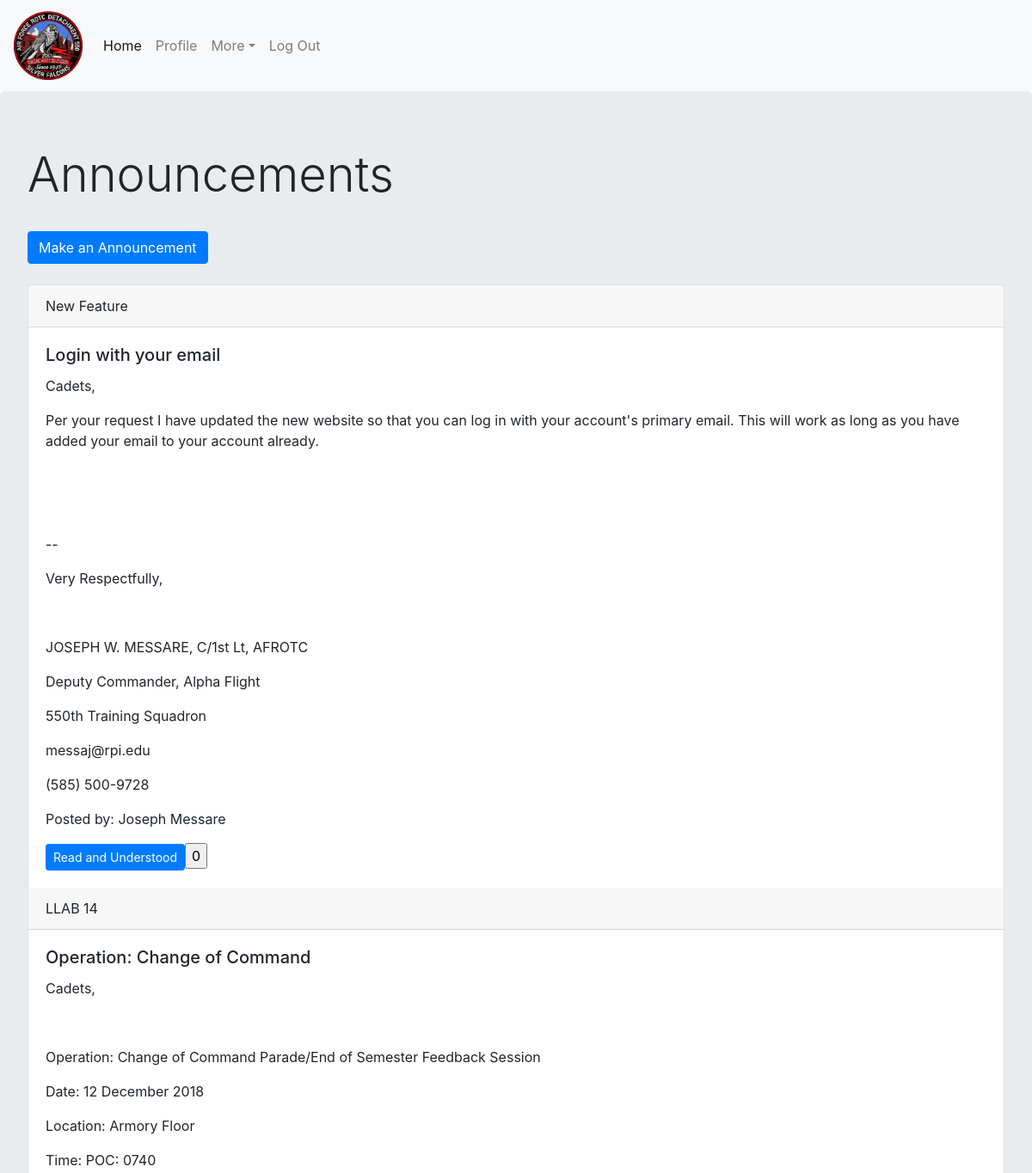
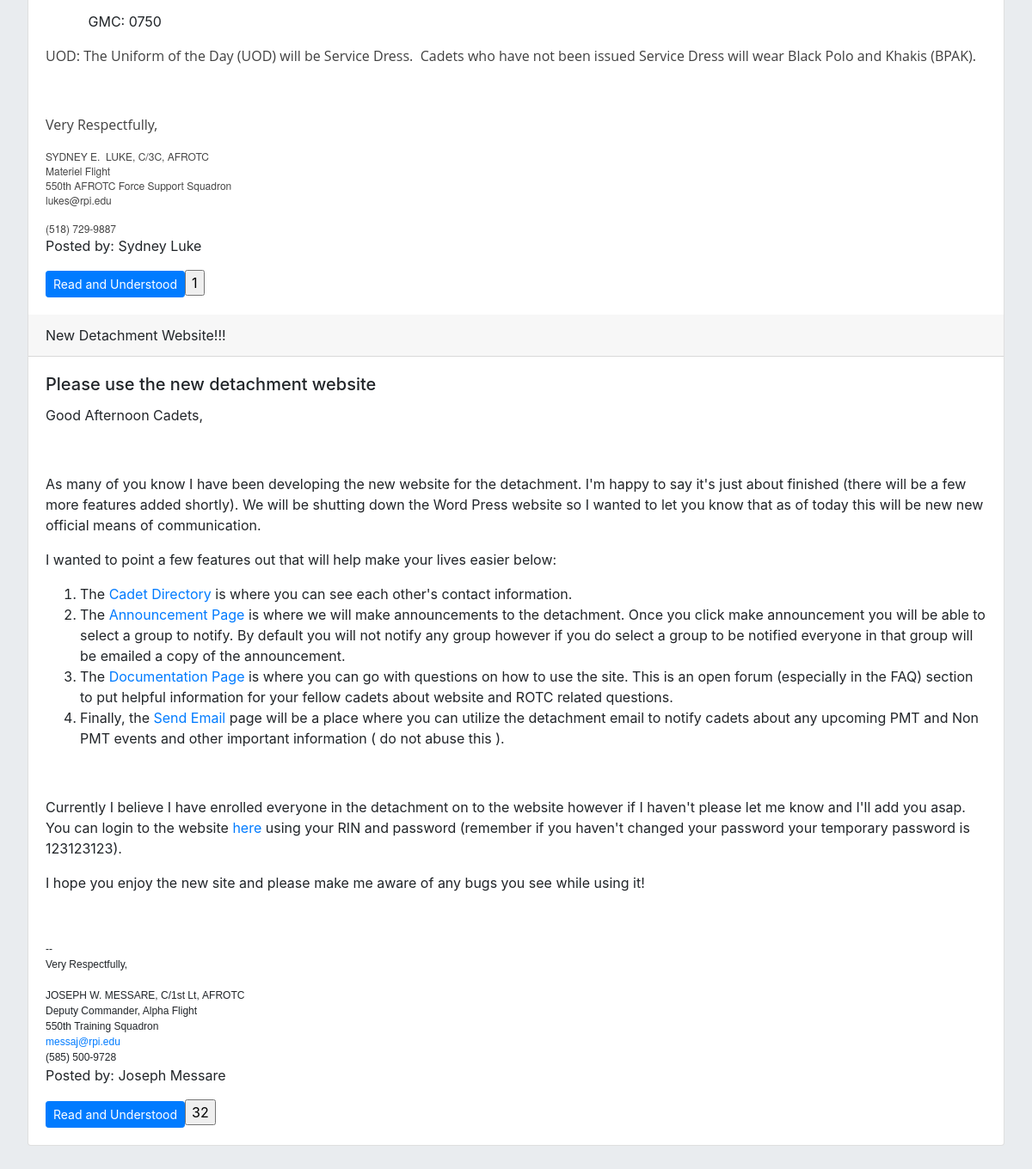
/announcements.php (signed in), run on the app's committed database (2 pictures, top to bottom).
### tables this page shows
CREATE TABLE `announcement` (
  `title` varchar(255) NOT NULL,
  `subject` varchar(255) NOT NULL,
  `body` mediumtext NOT NULL,
  `createdBy` int(10) NOT NULL,
  `uid` int(11) NOT NULL,
  `date` timestamp NOT NULL DEFAULT CURRENT_TIMESTAMP
);

CREATE TABLE `cadet` (
  `firstName` varchar(255) DEFAULT NULL,
  `rank` varchar(25) DEFAULT NULL,
  `rin` int(11) NOT NULL,
  `primaryEmail` varchar(100) DEFAULT NULL,
  `secondaryEmail` varchar(255) DEFAULT NULL,
  `primaryPhone` bigint(15) NOT NULL,
  `secondaryPhone` bigint(15) DEFAULT NULL,
  `password` varchar(255) DEFAULT NULL,
  `bio` text,
  `flight` varchar(20) NOT NULL,
  `position` varchar(100) DEFAULT NULL,
  `groupMe` varchar(50) NOT NULL,
  `AFGoals` text,
  `awards` text,
  `middleName` varchar(255) DEFAULT NULL,
  `lastName` varchar(255) NOT NULL,
  `PGoals` text NOT NULL,
  `admin` tinyint(1) NOT NULL DEFAULT '0',
  `rfid` int(10) DEFAULT NULL
);

### announcements.php (the view, shortened to what this page needs)
<?php
include('./assets/inc/header.php');
?>
<head>
</head>
<body>
  <div class="jumbotron container-fluid">
	<h1 class="display-4"> Announcements </h1><br>
	<a class="btn btn-primary" role="button" href="makepost.php">Make an Announcement</a><br></br>
	<?php
	$query = 'SELECT * FROM announcement ORDER BY date DESC';
	$result = $mysqli->query($query);
    echo "<div class='card'>";
	while ($row = $result->fetch_assoc()) {
		echo "<div class='card-header'>" . $row['title'] . "</div>";
		echo "<div class='card-body'><h5 class='card-title'>" . $row['subject'] . "</h5>";
        echo $row['body'];
        $poster = $mysqli->query('SELECT firstName, lastName FROM cadet WHERE rin="' . $row['createdBy'] . '"');
		$names = $poster->fetch_assoc();
		echo "<p class='card-text'>Posted by: " . $names['firstName'] . ' ' . $names['lastName'] . "</p>";
		echo '<form class="acknowledge" action="announcements.php" method="post">';
		echo '<button class="btn btn-sm btn-primary" type="submit" name="' . $row['uid'] . '">Read and Understood</button>';
		$countquery = 'SELECT count(rin) as c FROM acknowledge_posts WHERE announcement_id="' . $row['uid'] . '"';
		$count = $mysqli->query($countquery);
		$c = $count->fetch_assoc();
		echo '<form action="announcements.php" method="post"><input type="submit"';
		echo'name="' . $row['uid'] . 'second' . '" value="'. $c['c'] .'"/></form>';
		echo "</div>";
	}
    echo "</div>";
	?>
</div>
</body>

### data on the page
announcement: title "New Feature", subject "Login with your email", body "Cadets, Per your request I have updated the new website so that you can log in with your account's primary email. This will work as long as you have added your email to your account already. -- Very Respectfully, JOSEPH W. MESSARE, C/1st Lt, AFROTC Deputy Commander, Alpha Flight 550th Training Squadron messaj@rpi.edu (585) 500-9728", cadet.firstName "Joseph", cadet.lastName "Messare"
announcement: title "LLAB 14", subject "Operation: Change of Command", body "Cadets, Operation: Change of Command Parade/End of Semester Feedback Session Date: 12 December 2018 Location: Armory Floor Time: POC: 0740 GMC: 0750 UOD: The Uniform of the Day (UOD) will be Service Dress . Cadets who have not been issued Service Dress will wear Black Polo and Khakis (BPAK ). Very Respectfully, SYDNEY E. LUKE, C/3C, AFROTC Materiel Flight 550th AFROTC Force Support Squadron lukes@rpi.edu (518) 729-9887", cadet.firstName "Sydney", cadet.lastName "Luke"
announcement: title "New Detachment Website!!!", subject "Please use the new detachment website", body "Good Afternoon Cadets, As many of you know I have been developing the new website for the detachment. I'm happy to say it's just about finished (there will be a few more features added shortly). We will be shutting down the Word Press website so I wanted to let you know that as of today this will be new new official means of communication. I wanted to point a few features out that will help make your lives easier below: The Cadet Directory is where you can see each other's contact information. The Announcement Page is where we will make announcements to the detachment. Once you click make announcement you will be able to select a group to notify. By default you will not notify any group…", cadet.firstName "Joseph", cadet.lastName "Messare"
